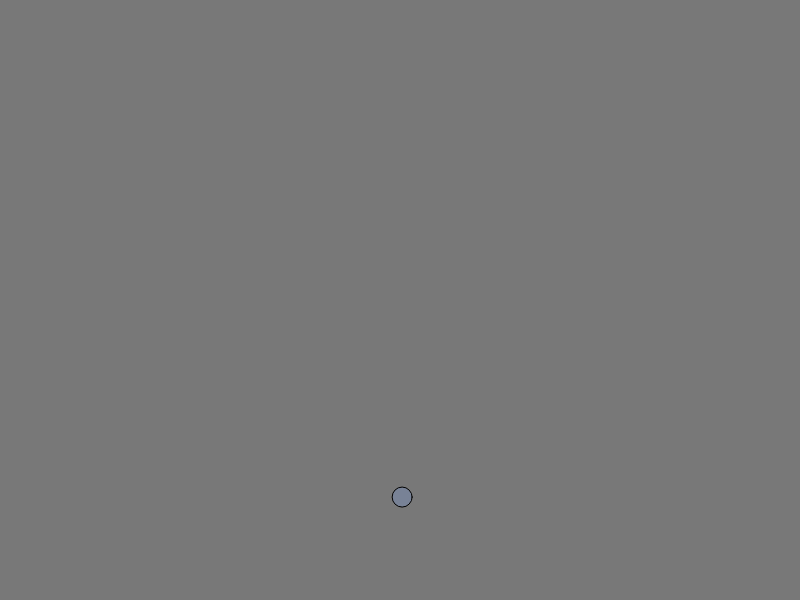
Frame 1 (no input)
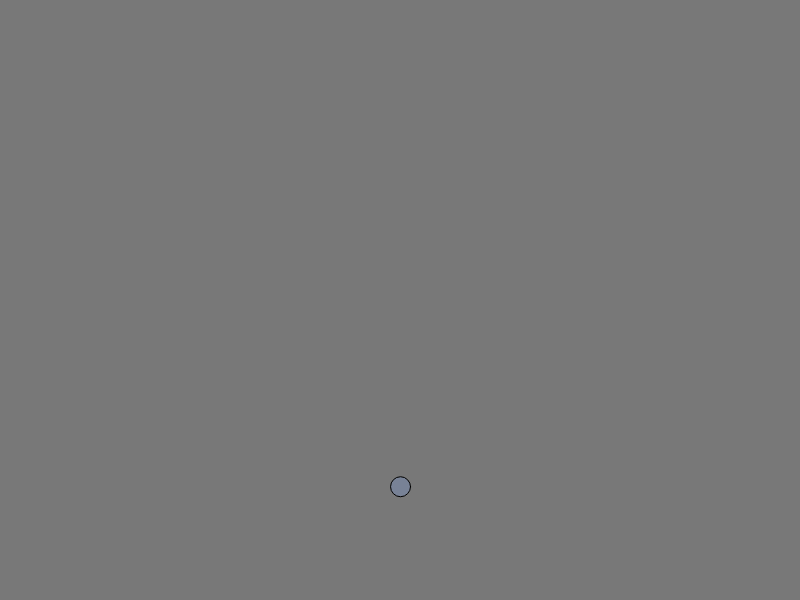
Frame 60 (no input)
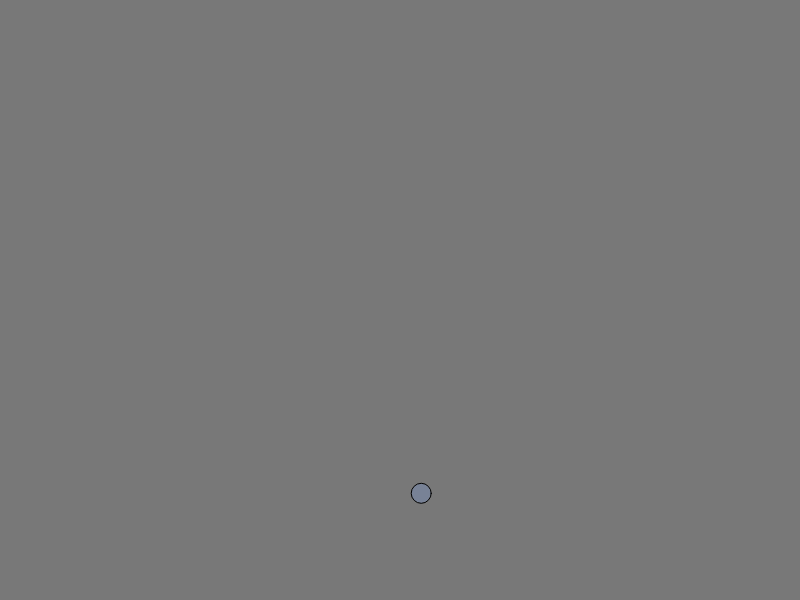
Frame 120 (the mouse pressed at the canvas centre since frame 60)

The p5.js sketch that drew these frames (run headless with seeded random() and noise() and a simulated clock; from frame 60 on, the mouse is pressed at the canvas centre):

// p5.js sketch
// ── sketch.js
let myBall;
let myBall2;

function setup() {
  createCanvas(800, 600);

  // using class to make  one object
  myBall = new Ball();
  // anbother instance
  myBall2 = new Ball();
}

function draw() {
  background(120);
  myBall.x;
  myBall.move();
  myBall.show();
}

class Ball {
  constructor() {
    //atributes
    this.x = 400;
    this.y = 500;
    this.r = 20;
  }

  //method
  // functions that are defined for a class
  show() {
    fill(120, 130, 150);
    // herew we use the atributes
    circle(this.x, this.y, this.r);
  }

  move() {
    this.x += random(-5, 5);
    this.y += random(-5, 5);
  }
}

// ── lab05.html
<!doctype html>
<html lang="en">
  <head>
    <meta charset="UTF-8" />
    <meta name="viewport" content="width=device-width, initial-scale=1.0" />
    <script src="https://cdn.jsdelivr.net/npm/p5@2.3.3/lib/p5.min.js"></script>
    <title>Lab 05: EAT, POOP, REPEAT</title>
  </head>
  <body>
    <h1>Lab 05: EAT, POOP, REPEAT</h1>
    <div id="sketch-holder"></div>

    <script src="sketch.js"></script>
  </body>
</html>
